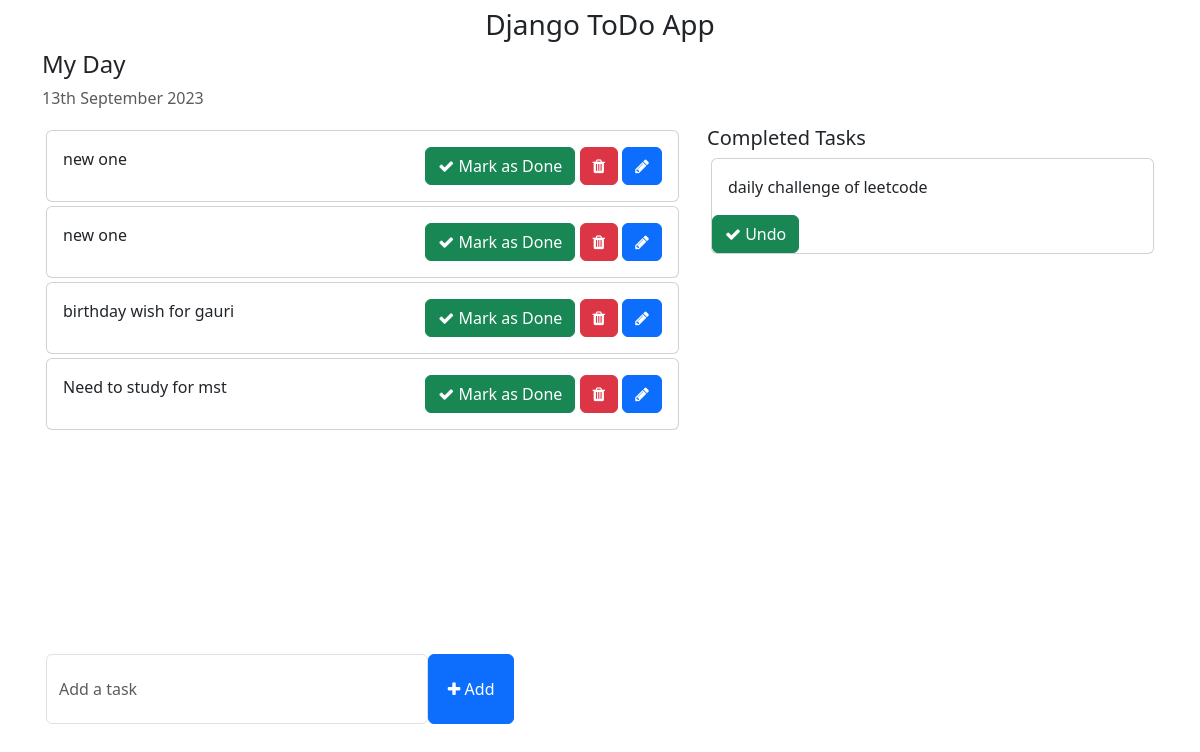
Before: / with the older database file.
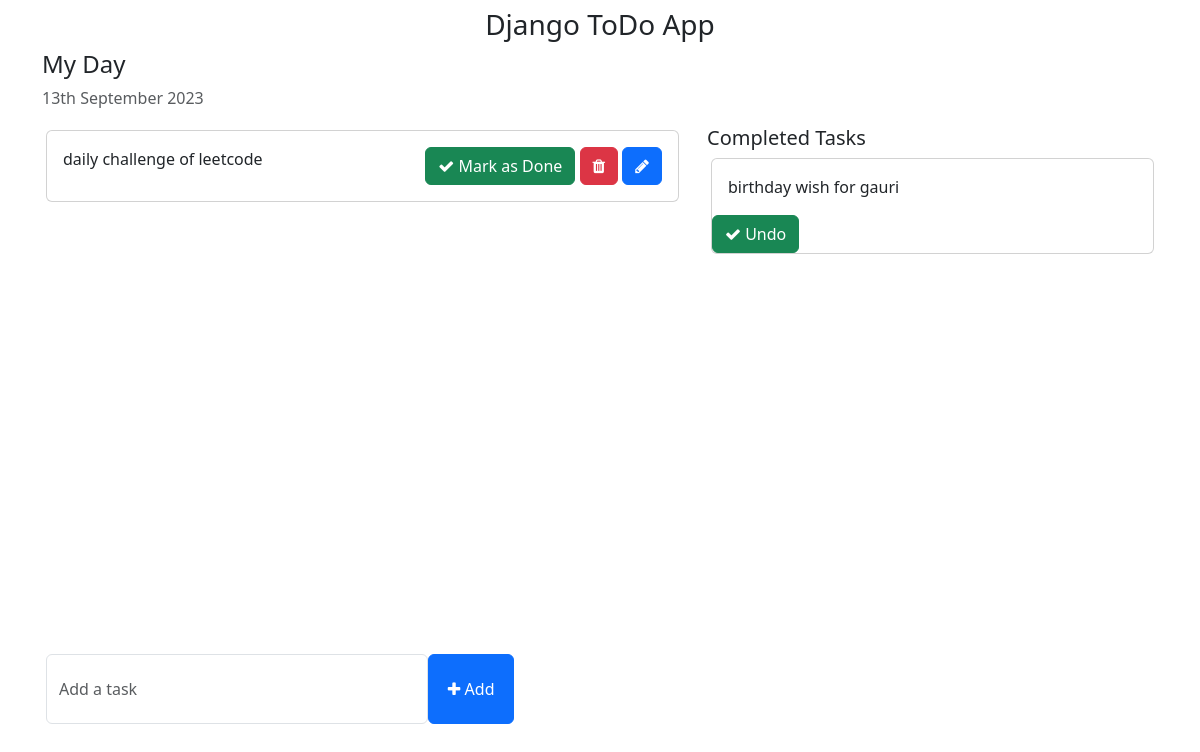
After: the same page with the newer database file.
### todo/models.py (models this page shows, shortened)
class Task(models.Model):
    task = models.CharField(max_length=250)
    is_completed = models.BooleanField(default=False)
    created_at = models.DateTimeField(auto_now_add=True)
    updated_at = models.DateTimeField(auto_now=True)

### todo_main/views.py (the view)
# urls.py: 2. Add a URL to urlpatterns:  path('', views.home, name='home')
def home(request):
    task = Task.objects.filter(is_completed = False).order_by('-updated_at')
    completed_tasks = Task.objects.filter(is_completed =True).order_by('-updated_at')
    context = {
        'tasks' : task,
        'completed_tasks' : completed_tasks
    }
    return render(request, 'home.html', context)

### templates/home.html (shortened to what this page needs)
<!DOCTYPE html>
<html lang="en">
  <head>
    <link
      href="https://cdn.jsdelivr.net/npm/bootstrap@5.3.0-alpha1/dist/css/bootstrap.min.css"
      rel="stylesheet"
    />
    <link
      rel="stylesheet"
      href="https://cdnjs.cloudflare.com/ajax/libs/font-awesome/4.7.0/css/font-awesome.min.css"
    />
  </head>
  <body>
    <div class="container">
      <h3 class="pt-2 text-center">Django ToDo App</h3>
      <div class="row">
        <h4>My Day</h4>
        <p class="text-muted">{% now "jS F Y" %}</p>
        <div class="col-md-7 col-lg-7" style="height: 450px; overflow: scroll">
          {% for task in tasks%}
          <div class="card m-1">
            <div class="card-body">
              {{ task.task}}
              <span style="position: relative; float: right">
                <a href="{% url 'mark_as_done' task.id %}" class="btn btn-success"
                  ><i class="fa fa-check"></i> Mark as Done</a
                >
                <a  href = "{% url 'delete' task.id %}"  class = "btn btn-danger"
                  ><i class="fa fa-trash"></i
                ></a>
                <a href="{% url 'edit_task' task.id %}" class="btn btn-primary"><i class="fa fa-pencil"></i></a>
              </span>
            </div>
          </div>
          {% endfor %}
        </div>
        <div class="col-md-5 col-lg-5">
          <h5>Completed Tasks</h5>
          {% for completed in completed_tasks %}
          <div class="card m-1">
            <div class="card-body">{{completed.task}}</div>
            <span style="position: relative; float: right">
              <a href="{% url 'mark_as_not_done' completed.id %}" class="btn btn-success"
                ><i class="fa fa-check text-center"></i> Undo </a
              >
            </span>
          </div>
          {% endfor %}
        </div>
      </div>
      <div class="row">
        <div
          class="col-md-6 col-lg-5 p-3"
          style="position: absolute; bottom: 60px"
        >
          <form action="{% url 'addTask' %}" method="POST">
            <div class="form-group">
              <span style="display: flex">
                <input
                  type="text"
                  name="task"
                  class="form-control"
                  placeholder="Add a task"
                />
                <button class="btn btn-primary" style="width: 100px">
                  <i class="fa fa-plus"></i> Add
                </button>
              </span>
            </div>
          </form>
        </div>
      </div>
    </div>
  </body>
</html>

### templates/home.html (style rules this page uses)
.form-control { padding: 1.375rem 0.75rem !important; }

Changed rows visible on the page:
removed Task: task "new one", shown under "My Day"
removed Task: task "new one", shown under "My Day"
removed Task: task "Need to study for mst", shown under "My Day"
changed Task "daily challenge of leetcode": moves from the list under "Completed Tasks" to the list under "My Day"
changed Task "birthday wish for gauri": moves from the list under "My Day" to the list under "Completed Tasks"
